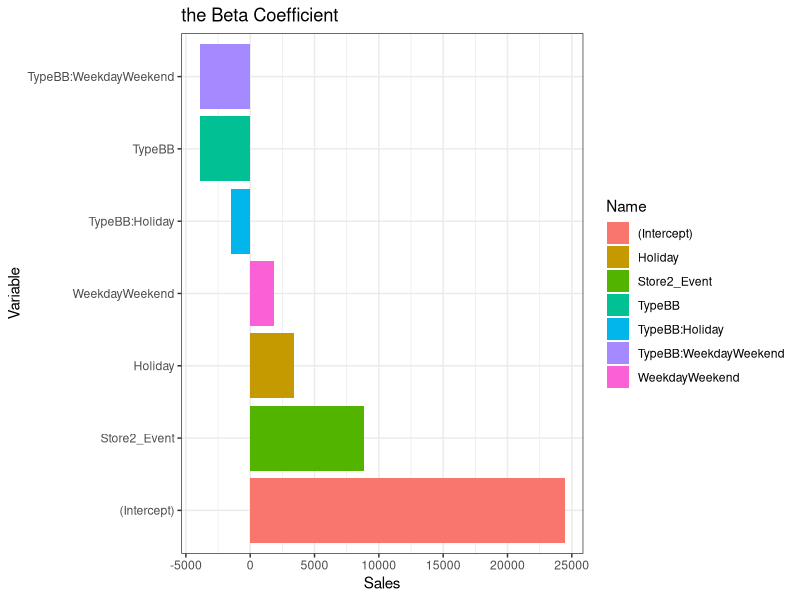

Source code (R):
## ---- chunk 1
knitr::opts_chunk$set(echo = TRUE)
## ---- chunk 2
library(tidyverse)
library(magrittr)
## ---- chunk 3
read_csv("./Restaurant_Sales_Renew.csv", locale=locale(encoding="UTF-8")) -> SalesDataAll
head(SalesDataAll)
## ---- chunk 4
SalesDataAll$Region %<>% as.factor()
SalesDataAll$Type %<>% as.factor()
SalesDataAll$Weekday %<>% as.factor()
SalesDataAll$Month %<>% as.factor()
## ---- chunk 5
SalesDataAll %>% filter(Region %in% "B") -> SalesDataAll.B
SalesDataAll.B
## ---- chunk 6
Model.B <- lm(Sales ~ Type + Weekday + Holiday + Store2_Event, data = SalesDataAll.B[,-c(1,2)])
#data = SalesDataAll.B[,-c(1,2)] or data = SalesDataAll.B都ok，因為只要不要在迴歸公式內，下“,"，就只會引入必要的變數。
## ---- chunk 7
Model.B.interaction <- lm(Sales ~ Type + Weekday + Holiday + Store2_Event + Type*Weekday + Type*Holiday,
                          data = SalesDataAll.B[,-c(1,2)])
## ---- chunk 8
summary(Model.B.interaction)
## ---- chunk 9
Coefficient <- tibble(
  Name = names(Model.B.interaction$coefficients),
  Value = Model.B.interaction$coefficients
)

Coefficient %<>% arrange(desc(Value))
Coefficient$Name <- as.factor(Coefficient$Name)
## ---- chunk 10
Coefficient %>% ggplot(aes(x=factor(Name, levels = as.character(Coefficient$Name)), 
                           y=Value)) + 
  geom_bar(aes(fill=Name), stat = "identity") + 
  coord_flip() +
  labs(x="Variable", y="Sales", title = "the Beta Coefficient") +
  theme_bw()
## ---- chunk 11
# Model.B.interaction$residuals

# MAPE: Mean Absolute Percentage Error 

MAPE.func <- function(predictions, actual){
  mean(abs((predictions - actual)/actual)) %>% round(., digits = 3) -> decimal
  paste0(x=decimal*100, 
         y="%") -> MAPE
  MAPE
}

## ---- chunk 12
MAPE.func(Model.B.interaction$fitted.values, SalesDataAll.B$Sales)
## ---- chunk 13
cat("the MAPE of Model.B.Interaction is", MAPE.func(Model.B.interaction$fitted.values, SalesDataAll.B$Sales))
